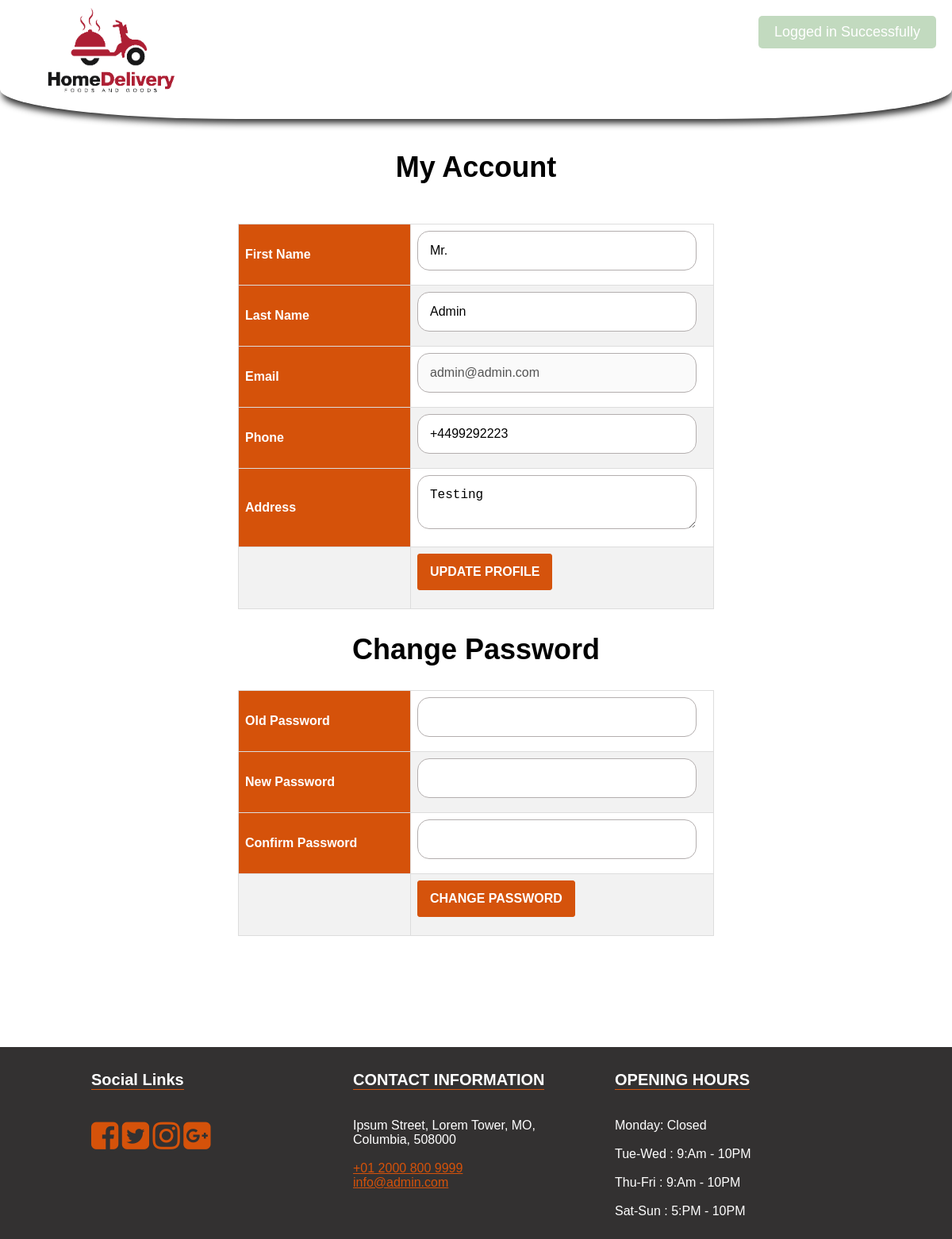
The app's page /account.php (signed in) with its own data.
### tables this page shows
CREATE TABLE `users` (
  `id` int(11) NOT NULL,
  `email` varchar(100) NOT NULL,
  `phone` varchar(20) NOT NULL,
  `password` varchar(255) NOT NULL,
  `fname` varchar(100) NOT NULL,
  `lname` varchar(100) NOT NULL,
  `address` text NOT NULL,
  `type` enum('user','admin') NOT NULL DEFAULT 'user'
);

CREATE TABLE `settings` (
  `id` int(11) NOT NULL,
  `about_title` text NOT NULL,
  `about_detail` text NOT NULL,
  `about_img` varchar(255) NOT NULL,
  `fb_link` varchar(255) NOT NULL,
  `tw_link` varchar(255) NOT NULL,
  `ins_link` varchar(255) NOT NULL,
  `gplus_link` varchar(255) NOT NULL,
  `contact_info` text NOT NULL,
  `opening_hours` text NOT NULL,
  `currency` enum('GBP','USD','EURO') NOT NULL DEFAULT 'GBP'
);

### functions/flash.php (called while the page is built, shortened)
<?php
class FlashMessage {
    public static function render($var) {
        $messages = $_SESSION[$var];
        return $messages;
    }
}
?>

### account.php (the view, shortened to what this page needs)
<?php
include 'functions/flash.php';
$flash = new \FlashMessage();
include 'includes/header.php';
$sql = "SELECT * FROM users WHERE id = '".$_SESSION['logged_in_id']."'";
$result = $conn->query($sql);
$row = $result->fetch_assoc();
?>
	<section class="inner-page-sec">
		<div class="container">
			<h1>My Account</h1>
			<div style="overflow-x:auto;">
				<form action="functions/update-profile.php" method="post" >
					<table class="custom-tbl form-table">
						<tr>
							<th>First Name</th>
							<td><input type="text" name="fname" class="input-text" value="<?php echo $row['fname'];?>" required></td>
						</tr>
						<tr>
							<th>Last Name</th>
							<td><input type="text" name="lname" class="input-text" value="<?php echo $row['lname'];?>" required></td>
						</tr>
						<tr>
							<th>Email</th>
							<td><input type="readonly" name="email" class="input-text" value="<?php echo $row['email'];?>" disabled></td>
						</tr>
						<tr>
							<th>Phone</th>
							<td><input type="text" name="phone" class="input-text" value="<?php echo $row['phone'];?>" required></td>
						</tr>
						<tr>
							<th>Address</th>
							<td>
								<textarea name="address" class="input-text" required><?php echo $row['address'];?></textarea>
							</td>
						</tr>
						<tr>
							<td></td>
							<td>
								<input type="submit" value="Update Profile" name="update_profile" class="btn add-btn">
							</td>
						</tr>
					</table>
				</form>
				<h1>Change Password</h1>
				<form action="functions/update-profile.php" method="post" >
					<table class="custom-tbl form-table">
						<tr>
							<th>Old Password</th>
							<td><input type="password" name="old_pass" class="input-text" value="" required></td>
						</tr>
						<tr>
							<th>New Password</th>
							<td><input type="password" name="new_pass" class="input-text" value="" required></td>
						</tr>
						<tr>
							<th>Confirm Password</th>
							<td><input type="password" name="confirm_pass" class="input-text" value="" required></td>
						</tr>
						<tr>
							<td></td>
							<td>
								<input type="submit" value="Change Password" name="change_pass" class="btn add-btn">
							</td>
						</tr>
					</table>
				</form>
			</div>
		</div>
	</section>
<?php include 'includes/footer.php'; ?>

### includes/footer.php (shortened to what this page needs)
<footer>
	<div class="container">
		<div class="col-1">
			<h3>Social Links</h3>
			<ul>
				<li><a href="<?php echo $rowS['fb_link'];?>"><i class="fa fa-facebook-square" aria-hidden="true"></i></a></li>
				<li><a href="<?php echo $rowS['tw_link'];?>"><i class="fa fa-twitter-square" aria-hidden="true"></i></a></li>
				<li><a href="<?php echo $rowS['ins_link'];?>"><i class="fa fa-instagram" aria-hidden="true"></i></a></li>
				<li><a href="<?php echo $rowS['gplus_link'];?>"><i class="fa fa-google-plus-square" aria-hidden="true"></i></a></li>
			</ul>
		</div>
		<div class="col-1">
			<h3>CONTACT INFORMATION</h3>
			<p>
				<?php echo $rowS['contact_info'];?>
			</p>
		</div>
		<div class="col-1">
			<h3>OPENING HOURS</h3>
			<p>
				<?php echo $rowS['opening_hours'];?>
			</p>
		</div>
	</div>
</footer>
</div>
<?php
$nmsg=$flash->render('notification_msg');
$ntype=$flash->render('notification_type');
$str = "";
if($nmsg){
	$str .= '<div class="notificaton-msg msg-'.$ntype.'" style="top:20px;">';
    $str .= $nmsg;
	$str .= '</div>';
}
echo $str;
?>
</body>
</html>

### css/main.css (style rules this page uses)
body { margin: 0; font-family: Arial, Helvetica, sans-serif; }
.btn { text-transform: uppercase; padding: 19px 36px; }
.btn { display: inline-block; font-weight: 600; text-align: center; white-space: nowrap; vertical-align: middle; -webkit-user-select: none; -moz-user-select: none; -ms-user-select: none; user-select: none; border: 2px solid transparent; padding: 12px 30px; font-size: 16px; line-height: 1.5; border-radius: .1875rem; transition: color .15s ease-in-out, background-color .15s ease-in-out, border-color .15s ease-in-out, box-shadow .15s ease-in-out; }
footer { background-color: #333131; color: #fff; }
footer .container { max-width: 1000px; width: 100%; margin: 0px auto; }
footer .container .col-1 { float: left; width: 30%; padding: 10px 15px; }
footer .container .col-1 a { color: #d5520a; }
footer .container .col-1 h3 { text-align: left; font-size: 20px; border-bottom: 1px solid #d5530c; display: inline-block; }
footer .container .col-1 ul { padding: 0px; list-style: none; }
footer .container .col-1 ul li { display: inline-block; }
footer .container .col-1 ul li a { font-size: 40px; color: #d5520a; }
.inner-page-sec { padding-top: 150px; padding-bottom: 80px; }
.inner-page-sec .container { max-width: 1000px; width: 100%; margin: 40px auto; }
.inner-page-sec .container h1 { text-align: center; font-size: 36px; }
.input-text { max-width: 320px; width: 100%; padding: 15px 15px; font-size: 16px; margin-bottom: 10px; border-radius: 15px; border: 1px solid #b3aeae; }
.notificaton-msg { position: fixed; top: 20px; right: 20px; z-index: 99999999; background-color: #4e4242; color: #fff; padding: 10px 20px 10px; border-radius: 5px; font-size: 18px; font-weight: 100; font-family: sans-serif; }
.notificaton-msg.msg-success { background-color: #63a05c; color: #fff; }
.custom-tbl { font-family: Arial, Helvetica, sans-serif; border-collapse: collapse; width: 100%; }
.custom-tbl td, .custom-tbl th { border: 1px solid #ddd; padding: 8px; }
.custom-tbl tr:nth-child(even) { background-color: #f2f2f2; }
.custom-tbl th { padding-top: 12px; padding-bottom: 12px; text-align: left; background-color: #d5520a; color: white; }
.add-btn { text-decoration: none; background-color: #d5530c; border: 1px solid #d5530c; color: #ffffff; padding: 10px 15px; display: inline-block; margin-bottom: 15px; }
.form-table { max-width: 600px; margin: 20px auto; }

### account.php (style rules this page uses)
.custom-tbl th { width: 200px; }

### records on screen
users: fname "Mr.", lname "Admin", email "admin@admin.com", phone "+4499292223", address "Testing"
settings: contact_info "Ipsum Street, Lorem Tower, MO, Columbia, 508000 +01 2000 800 9999 info@admin.com", opening_hours "Monday: Closed Tue-Wed : 9:Am - 10PM Thu-Fri : 9:Am - 10PM Sat-Sun : 5:PM - 10PM"
